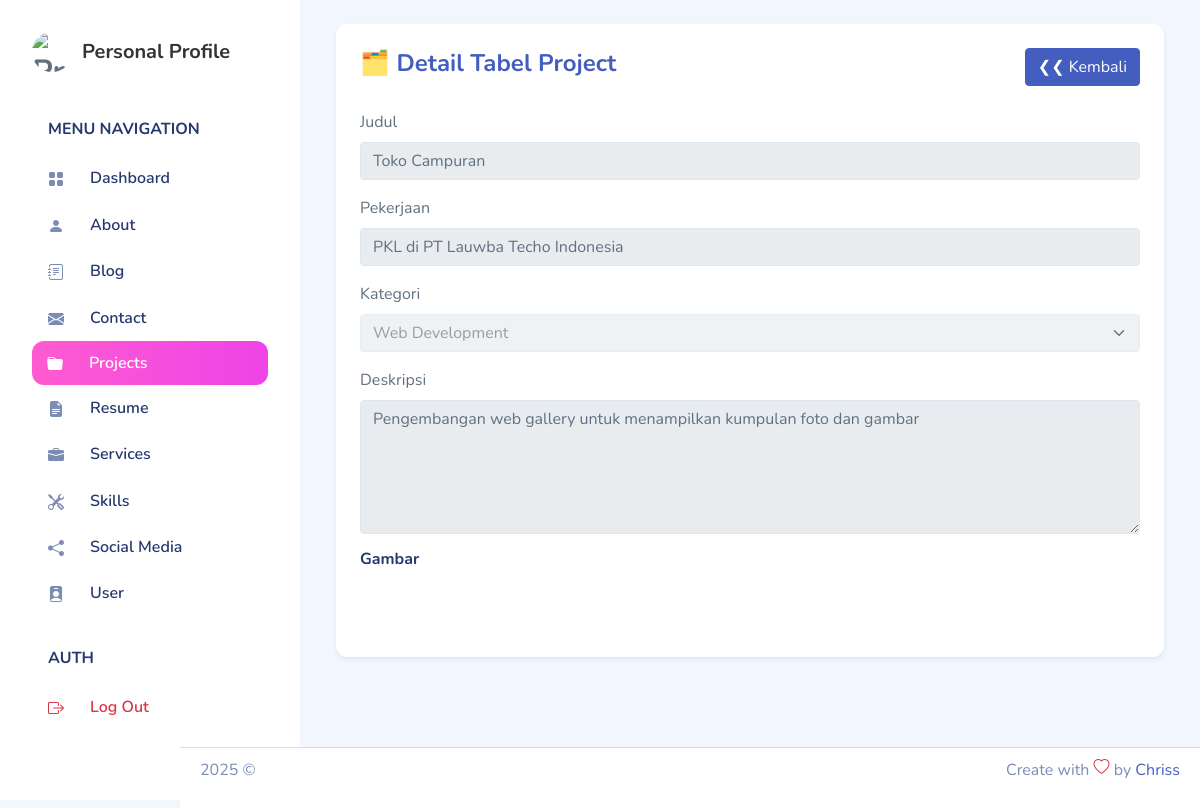
The page /backend/pages/project/detail.php?id=2 on the database its author committed.
### tables this page shows
CREATE TABLE `projects` (
  `id` int NOT NULL,
  `title` varchar(255) NOT NULL,
  `job` varchar(255) DEFAULT NULL,
  `category` varchar(100) DEFAULT NULL,
  `description` text,
  `image` varchar(255) DEFAULT NULL,
  `created_at` timestamp NULL DEFAULT CURRENT_TIMESTAMP,
  `updated_at` timestamp NULL DEFAULT CURRENT_TIMESTAMP ON UPDATE CURRENT_TIMESTAMP
);

### backend/action/project/show.php (called while the page is built, shortened)
<?php
include '../../app.php';
if (isset($_GET['id']) && !empty($_GET['id'])) {
    $id = $_GET['id'];
} elseif (isset($_POST['id']) && !empty($_POST['id'])) {
    $id = $_POST['id'];
} else {
    die("ID project tidak ditemukan.");
}
$qSelect = "SELECT * FROM projects WHERE id = '$id'";
$result = mysqli_query($connect, $qSelect) or die(mysqli_error($connect));
$project = mysqli_fetch_object($result);

### backend/pages/project/detail.php (the view, shortened to what this page needs)
<?php include '../../partials/header.php'; ?>
<?php include '../../partials/sidebar.php'; ?>
<div class="container-fluid page-body-wrapper">
    <div id="main" class="p-4">
        <div class="card border-0 shadow-sm">
            <div class="card-body">
                <div class="table-responsive">
                    <div class="d-flex align-items-center justify-content-between mb-4">
                        <h4 class="fw-bold text-primary">🗂️ Detail Tabel Project</h4>
                        <a href="./index.php" class="btn btn-primary">❮❮ Kembali</a>
                    </div>
                    <table class="table table-modern align-middle">
                        <?php
                        include '../../action/project/show.php';
                        ?>
                        <form>
                            <div class="mb-3">
                                <label for="titleInput" class="form-label">Judul</label>
                                <input type="text" class="form-control" value="<?= $project->title ?>" disabled>
                            </div>
                            <div class="mb-3">
                                <label for="jobInput" class="form-label">Pekerjaan</label>
                                <input type="text" class="form-control" value="<?= $project->job ?>" disabled>
                            </div>
                            <div class="mb-3">
                                <label class="form-label">Kategori</label>
                                <select class="form-select" aria-label="Default select example" name="category" disabled>
                                    <option value="Web Development" <?= ($project->category == 'Web Development') ? 'selected' : '' ?>>Web Development</option>
                                </select>
                            </div>
                            <div class="mb-3">
                                <label for="descriptionInput" class="form-label">Deskripsi</label>
                                <textarea disabled name="description" class="form-control" id="descriptionInput" rows="5"><?= $project->description ?></textarea>
                            </div>
                            <div class="mb-3">
                                <h6>Gambar</h6>
                            </div>
                        </form>
                    </table>
                </div>
            </div>
        </div>
        <?php include '../../partials/footer.php'; ?>
    </div>
</div>

### backend/pages/project/detail.php (style rules this page uses)
.table-modern { border-collapse: separate; border-spacing: 0 10px; }

### backend/partials/footer.php (style rules this page uses)
html, body { height: 100%; margin: 0; }
#main { flex: 1; padding-bottom: 60px; }

### rows shown on the page
projects: title "Toko Campuran", job "PKL di PT Lauwba Techo Indonesia", category "Web Development", description "Pengembangan web gallery untuk menampilkan kumpulan foto dan gambar"
